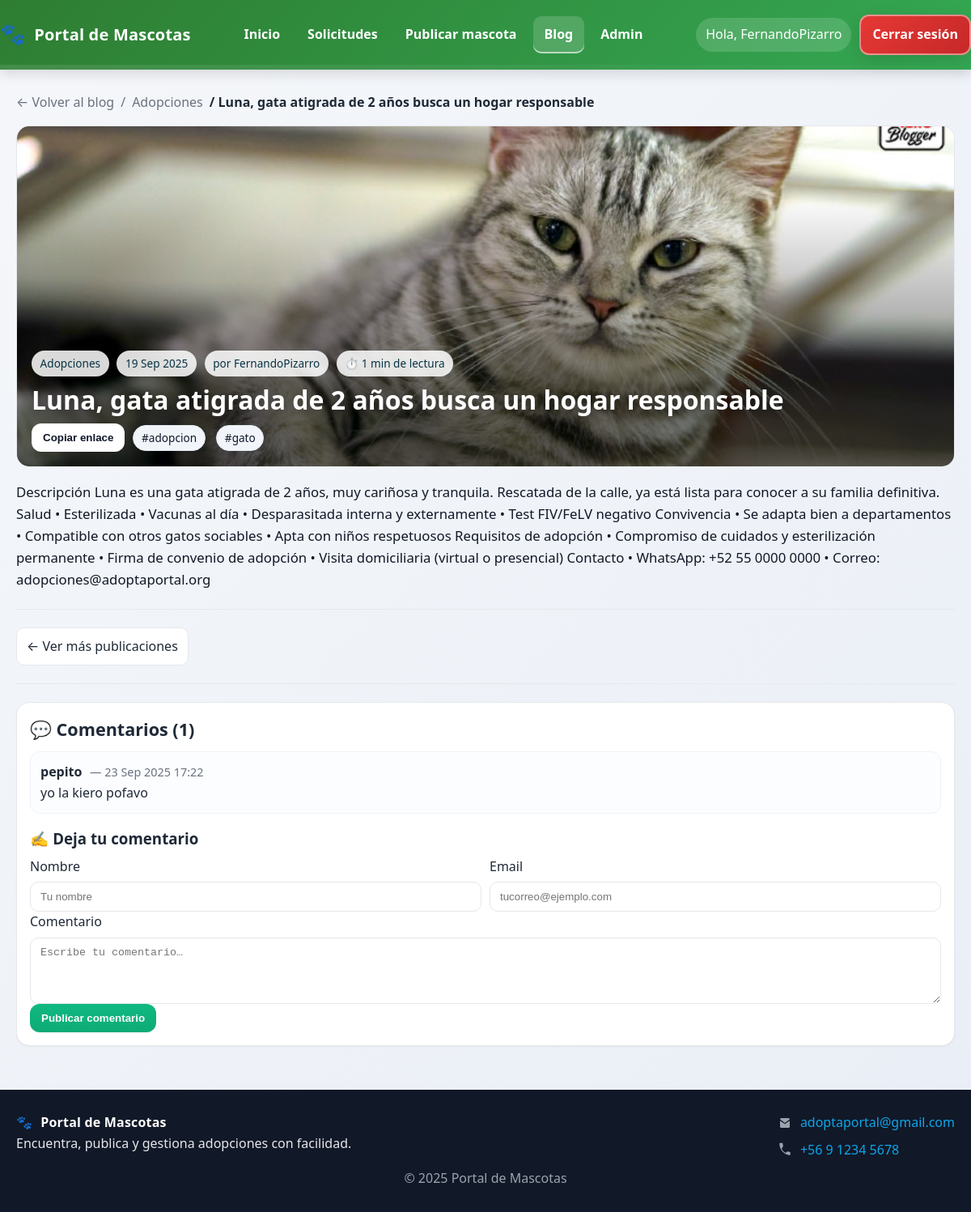
Screenshot of /blog/luna-gata-atigrada-de-2-anos-busca-un-hogar-responsable/ (signed in) with the database file from the repository.
### login/models.py (models this page shows, shortened)
class Usuario(AbstractUser):
    email = models.EmailField(
        unique=True,
        verbose_name='Correo electrónico'
    )
    fecha_creacion = models.DateTimeField(
        auto_now_add=True,
        verbose_name='Fecha de creación'
    )
    fecha_actualizacion = models.DateTimeField(
        auto_now=True,
        verbose_name='Fecha de actualización'
    )
    class Meta:
        verbose_name = 'Usuario'
        verbose_name_plural = 'Usuarios'
        ordering = ['-fecha_creacion']

### blog/models.py (models this page shows, shortened)
class Post(models.Model):
    title = models.CharField("Título", max_length=140)
    slug = models.SlugField("Slug", max_length=160, unique=True)
    author = models.ForeignKey(
        settings.AUTH_USER_MODEL,
        on_delete=models.PROTECT,
        related_name="posts",
        verbose_name="Autor",
    )
    category = models.ForeignKey(
        Category,
        on_delete=models.PROTECT,
        related_name="posts",
        verbose_name="Categoría",
    )
    content = models.TextField("Contenido")
    hero_image = models.ImageField("Imagen principal", upload_to="blog/", blank=True, null=True)
    status = models.CharField("Estado", max_length=10, choices=STATUS_CHOICES, default="draft")
    published_at = models.DateTimeField("Fecha de publicación", blank=True, null=True)
    updated_at = models.DateTimeField("Actualizado", auto_now=True)
    tags = models.ManyToManyField(Tag, blank=True, related_name="posts", verbose_name="Etiquetas")
    class Meta:
        db_table = "blog_posts"
        verbose_name = "Publicación"
        verbose_name_plural = "Publicaciones"
        ordering = ("-published_at", "title")
        indexes = [
            models.Index(fields=["-published_at"]),
            models.Index(fields=["category", "-published_at"]),
            models.Index(fields=["slug"]),
        ]

class Category(models.Model):
    name = models.CharField("Nombre", max_length=60, unique=True)
    slug = models.SlugField("Slug", max_length=70, unique=True)
    description = models.TextField("Descripción", blank=True)
    class Meta:
        verbose_name = "Categoría"
        verbose_name_plural = "Categorías"
        ordering = ("name",)

class Tag(models.Model):
    name = models.CharField("Nombre", max_length=32, unique=True)
    slug = models.SlugField("Slug", max_length=40, unique=True)
    class Meta:
        verbose_name = "Etiqueta"
        verbose_name_plural = "Etiquetas"
        ordering = ("name",)

class Comment(models.Model):
    post = models.ForeignKey(Post, on_delete=models.CASCADE, related_name="comments", verbose_name="Publicación")
    name = models.CharField("Nombre", max_length=80)
    email = models.EmailField("Email")
    body = models.TextField("Comentario")
    created_at = models.DateTimeField("Creado", auto_now_add=True)
    approved = models.BooleanField("Aprobado", default=True)
    class Meta:
        verbose_name = "Comentario"
        verbose_name_plural = "Comentarios"
        ordering = ["-created_at"]

### blog/views.py (the view)
# urls.py: path("<slug:slug>/", views.post_detail, name="post_detail"),
def post_detail(request, slug):
    approved_comments_qs = Comment.objects.filter(approved=True).order_by("-created_at")
    post = get_object_or_404(
        Post.objects.select_related("category", "author").prefetch_related(
            "tags",
            Prefetch("comments", queryset=approved_comments_qs, to_attr="approved_comments"),
        ),
        slug=slug,
        status="published",
    )
    comments = getattr(post, "approved_comments", [])
    if request.method == "POST":
        form = CommentForm(request.POST)
        if form.is_valid():
            c = form.save(commit=False)
            c.post = post
            c.save()
            messages.success(request, "¡Gracias! Tu comentario se publicó correctamente.")
            return redirect("blog:post_detail", slug=post.slug)
        else:
            messages.error(request, "Revisa los errores del formulario.")
    else:
        form = CommentForm()
    return render(
        request,
        "blog/post_detail.html",
        {"post": post, "comments": comments, "form": form},
    )

### blog/forms.py
class CommentForm(forms.ModelForm):
    class Meta:
        model = Comment
        fields = ["name", "email", "body"]
        labels = {
            "name": "Nombre",
            "email": "Email",
            "body": "Comentario",
        }
        widgets = {
            "name": forms.TextInput(attrs={"class": "input", "placeholder": "Tu nombre"}),
            "email": forms.EmailInput(attrs={"class": "input", "placeholder": "tucorreo@ejemplo.com"}),
            "body": forms.Textarea(attrs={"class": "input", "rows": 4, "placeholder": "Escribe tu comentario…"}),
        }

### blog/templates/blog/post_detail.html (shortened to what this page needs)
{% extends "base.html" %}
{% load static %}
{% block extra_css %}
<link rel="stylesheet" href="{% static 'blog/css/blog.css' %}?v={% now 'U' %}">
{% endblock %}
{% block content %}
<nav class="breadcrumbs">
  <a class="crumb" href="{% url 'blog:post_list' %}">← Volver al blog</a>
  {% if post.category %}
    <span class="crumb">/</span>
    <a class="crumb" href="{% url 'blog:post_list' %}?cat={{ post.category.slug }}">{{ post.category.name }}</a>
  {% endif %}
  <span class="crumb is-current">/ {{ post.title }}</span>
</nav>
<article class="post-detail">
  <header class="article-hero">
    <figure class="article-hero__media">
      {% if post.hero_image %}
        <img src="{{ post.hero_image.url }}" alt="Imagen de {{ post.title }}">
      {% else %}
        <img src="{% static 'blog/img/default-cat.svg' %}" alt="Imagen por defecto">
      {% endif %}
    </figure>
    <div class="article-hero__overlay" aria-hidden="true"></div>
    <div class="article-hero__content">
      <div class="post-meta post-meta--on-hero">
        {% if post.category %}<span class="chip">{{ post.category.name }}</span>{% endif %}
        {% if post.published_at %}<span class="chip">{{ post.published_at|date:"d M Y" }}</span>{% endif %}
        {% if post.author %}<span class="chip">por {{ post.author.username|default:post.author }}</span>{% endif %}
        <span class="chip" data-readtime>⏱️</span>
      </div>
      <h1 class="post-title">{{ post.title }}</h1>
      <div class="post-quick">
        <button class="btn btn--ghost" type="button" data-copy-link data-url="{{ request.build_absolute_uri }}">Copiar enlace</button>
        {% if post.tags.all %}
          <div class="post-card__tags">
            {% for t in post.tags.all %}
              <a class="chip chip--ghost" href="{% url 'blog:post_list' %}?tag={{ t.slug }}">#{{ t.name }}</a>
            {% endfor %}
          </div>
        {% endif %}
      </div>
    </div>
  </header>
  <section id="postContent" class="prose">
    {{ post.content|safe }}
  </section>
  <footer class="post-footer">
    <hr class="sep">
    <div class="post-pager">
      <a class="pager" href="{% url 'blog:post_list' %}">← Ver más publicaciones</a>
    </div>
  </footer>
</article>
<hr class="sep">
<section id="comments" class="comments">
  <h2 class="section-title">💬 Comentarios ({{ comments|length }})</h2>
  {% if comments %}
    <ul class="comment-list">
      {% for c in comments %}
        <li class="comment">
          <div class="comment__head">
            <span class="comment__author">{{ c.name }}</span>
            <span class="comment__date">— {{ c.created_at|date:"d M Y H:i" }}</span>
          </div>
          <div class="comment__body">{{ c.body|linebreaksbr }}</div>
        </li>
      {% endfor %}
    </ul>
  {% else %}
    <p class="muted">¡Sé el primero en comentar!</p>
  {% endif %}
  <h3 class="section-subtitle">✍️ Deja tu comentario</h3>
  <form method="post" class="comment-form">
    <div class="form-row">
      <div class="form-field">
        <label for="id_name">Nombre</label>
        {{ form.name }}
      </div>
      <div class="form-field">
        <label for="id_email">Email</label>
        {{ form.email }}
      </div>
    </div>
    <div class="form-field">
      <label for="id_body">Comentario</label>
      {{ form.body }}
    </div>
    <button class="btn btn--primary" type="submit">Publicar comentario</button>
  </form>
</section>
{% endblock %}

### templates/base.html (shortened to what this page needs)
{% load static %}
<!doctype html>
<html lang="es">
<head>
  <link rel="stylesheet" href="{% static 'css/main.css' %}?v=1.1">
  {% block extra_css %}{% endblock %}
</head>
<body class="ap-body">
  <header class="ap-header">
    <div class="ap-container ap-header-bar">
      <a class="ap-brand" href="{% url 'home' %}" aria-label="Ir al inicio">
        <span class="ap-brand-emoji" aria-hidden="true">🐾</span>
        <span class="ap-brand-text">Portal de Mascotas</span>
      </a>
      <nav class="ap-nav" data-nav>
        {% with current=request.resolver_match.url_name %}
        <ul class="ap-nav-list">
          <li><a class="ap-nav-link {% if current == 'home' %}is-active{% endif %}" href="{% url 'home' %}" aria-current="{% if current == 'home' %}page{% endif %}">Inicio</a></li>
          <li><a class="ap-nav-link " href="{% url 'solicitud_adopcion:lista_solicitudes' %}" aria-current="">Solicitudes</a></li>
          <li>
            {% if request.user.is_authenticated %}
              <a class="ap-nav-link {% if current == 'publicar_mascota' %}is-active{% endif %}" href="{% url 'registro_mascotas:publicar_mascota' %}">Publicar mascota</a>
            {% else %}
              <a class="ap-nav-link" href="{% url 'login:login' %}?next={% url 'registro_mascotas:publicar_mascota' %}">Publicar mascota</a>
            {% endif %}
          </li>
          <li><a class="ap-nav-link {% if request.path|slice:':6' == '/blog/' %}is-active{% endif %}" href="/blog/">Blog</a></li>
          {% if request.user.is_authenticated and request.user.is_staff %}
            <li><a class="ap-nav-link" href="{% url 'admin:index' %}">Admin</a></li>
          {% endif %}
        </ul>
        {% endwith %}
      </nav>
      <div class="ap-user">
        {% if request.user.is_authenticated %}
          <span class="ap-user-pill">Hola, {{ request.user.username }}</span>
          <a class="ap-btn ap-btn-danger" href="{% url 'login:logout' %}">Cerrar sesión</a>
        {% else %}
          <a class="ap-btn ap-btn-primary" href="{% url 'login:login' %}">Iniciar sesión</a>
        {% endif %}
      </div>
    </div>
    <div class="ap-header-shadow" aria-hidden="true"></div>
  </header>
  <main class="ap-main">
    <div class="ap-container">
      {% block content %}{% endblock %}
    </div>
  </main>
  <footer class="ap-footer">
    <div class="ap-container">
      <div class="ap-footer-grid">
        <div>
          <div class="ap-brand foot"><span>🐾</span> Portal de Mascotas</div>
          <p class="ap-foot-note">Encuentra, publica y gestiona adopciones con facilidad.</p>
        </div>
        <div class="ap-foot-contact">
          <div class="ap-foot-item">
            <svg viewBox="0 0 24 24" aria-hidden="true"><path d="M4 6a2 2 0 0 1 2-2h12a2 2 0 0 1 2 2v.01L12 12 4 6.01V6Zm16 12V8.24l-7.4 5.18a1 1 0 0 1-1.2 0L4 8.24V18a2 2 0 0 0 2 2h12a2 2 0 0 0 2-2Z"/></svg>
            <a href="mailto:adoptaportal@gmail.com">adoptaportal@gmail.com</a>
          </div>
          <div class="ap-foot-item">
            <svg viewBox="0 0 24 24" aria-hidden="true"><path d="M6.6 10.8a15.7 15.7 0 0 0 6.6 6.6l2.2-2.2a1 1 0 0 1 1.02-.24c1.18.38 2.4.58 3.62.58a1 1 0 0 1 1 1V20a1 1 0 0 1-1 1C11.7 21 3 12.3 3 2a1 1 0 0 1 1-1h3.48a1 1 0 0 1 1 1c0 1.23.2 2.45.58 3.62a1 1 0 0 1-.24 1.02L6.6 10.8Z"/></svg>
            <a href="tel:+56912345678">+56 9 1234 5678</a>
          </div>
        </div>
      </div>
      <p class="ap-copy">© {% now "Y" %} Portal de Mascotas</p>
    </div>
  </footer>
</body>
</html>

### static/css/main.css (style rules this page uses)
* { margin: 0; padding: 0; box-sizing: border-box; }
body { font-family: 'Segoe UI', Tahoma, Geneva, Verdana, sans-serif; line-height: 1.6; color: #333; background: linear-gradient(135deg, #f5f7fa 0%, #c3cfe2 100%); min-height: 100vh; }
:root { --ap-green-1:#2e7d32; --ap-green-2:#34a853; --ap-dark:#1f2937; --ap-gray:#6b7280; --ap-light:#f3f4f6; --ap-white:#ffffff; --ap-border:#e5e7eb; --ap-blue:#2563eb; --ap-red:#dc2626; }
.ap-body { background:linear-gradient(135deg,#f5f7fa 0%,#e9eef6 100%) }
.ap-container { max-width:1200px;margin:0 auto;padding:0 20px }
.ap-main { min-height:calc(100vh - 240px);padding:28px 0 }
.ap-header { background:linear-gradient(135deg,var(--ap-green-1),var(--ap-green-2));color:var(--ap-white);position:relative;box-shadow:0 6px 14px rgba(0,0,0,.12) }
.ap-header-shadow { position:absolute;inset:auto 0 0 0;height:6px;background:linear-gradient(90deg,rgba(255,255,255,.35),transparent);opacity:.3 }
.ap-header-bar { display:flex;align-items:center;justify-content:space-between;gap:18px;padding:18px 0 }
.ap-brand { display:inline-flex;align-items:center;gap:10px;font-weight:900;text-decoration:none;color:#fff;letter-spacing:.2px }
.ap-brand-emoji { font-size:1.6rem }
.ap-brand-text { font-size:1.25rem }
.ap-nav { display:flex }
.ap-nav-list { list-style:none;display:flex;gap:6px;align-items:center;margin:0;padding:0 }
.ap-nav-link { display:inline-block;color:#fff;text-decoration:none;padding:10px 14px;border-radius:10px;font-weight:700 }
.ap-nav-link.is-active { background:rgba(255,255,255,.18);box-shadow:inset 0 -2px 0 rgba(255,255,255,.6) }
.ap-user { display:flex;align-items:center;gap:10px;flex-wrap:wrap }
.ap-user-pill { background:rgba(255,255,255,.15);padding:8px 12px;border-radius:999px }
.ap-btn { display:inline-block;font-weight:800;border-radius:12px;padding:10px 14px;text-decoration:none;border:2px solid rgba(255,255,255,.45);box-shadow:0 8px 22px rgba(0,0,0,.12) }
.ap-btn-danger { background:linear-gradient(135deg,#e53935,#c62828);color:#fff }
.ap-footer { background:#111827;color:#e5e7eb;margin-top:26px;padding:28px 0 }
.ap-footer .ap-container { display:block }
.ap-footer .ap-brand { color:#fff }
.ap-footer .ap-footer-grid { display:grid;grid-template-columns:1fr auto;gap:20px;align-items:start;margin-bottom:10px }
.ap-foot-contact { display:grid;gap:8px }
.ap-foot-item { display:flex;gap:10px;align-items:center }
.ap-foot-item svg { width:18px;height:18px;fill:#9ca3af }
.ap-copy { text-align:center;color:#9ca3af;margin-top:8px }
.btn { display:inline-block;padding:10px 14px;border-radius:10px;border:0;cursor:pointer;font-weight:700 }

### templates/base.html (style rules this page uses)
.ap-nav-link.is-active { background:rgba(255,255,255,.16);box-shadow:inset 0 -2px 0 rgba(255,255,255,.6) }

### rows the page displays
Usuario: user.username "FernandoPizarro"
Post: category.name "Adopciones", title "Luna, gata atigrada de 2 años busca un hogar responsable", hero_image (picture), published_at "19 Sep 2025", author.username "FernandoPizarro", content "Descripción Luna es una gata atigrada de 2 años, muy cariñosa y tranquila. Rescatada de la calle, ya está lista para conocer a su familia definitiva. Salud • Esterilizada • Vacunas al día • Desparasitada interna y externamente • Test FIV/FeLV negativo Convivencia • Se adapta bien a departamentos • Compatible con otros gatos sociables • Apta con niños respetuosos Requisitos de adopción • Compromiso de cuidados y esterilización permanente • Firma de convenio de adopción • Visita domiciliaria (virtual o presencial) Contacto • WhatsApp: +52 55 0000 0000 • Correo: adopciones@adoptaportal.org"
Tag: name "adopcion"
Tag: name "gato"
Comment: name "pepito", created_at "23 Sep 2025 17:22", body "yo la kiero pofavo"

### other values shown
{{ comments|length }} "1"
